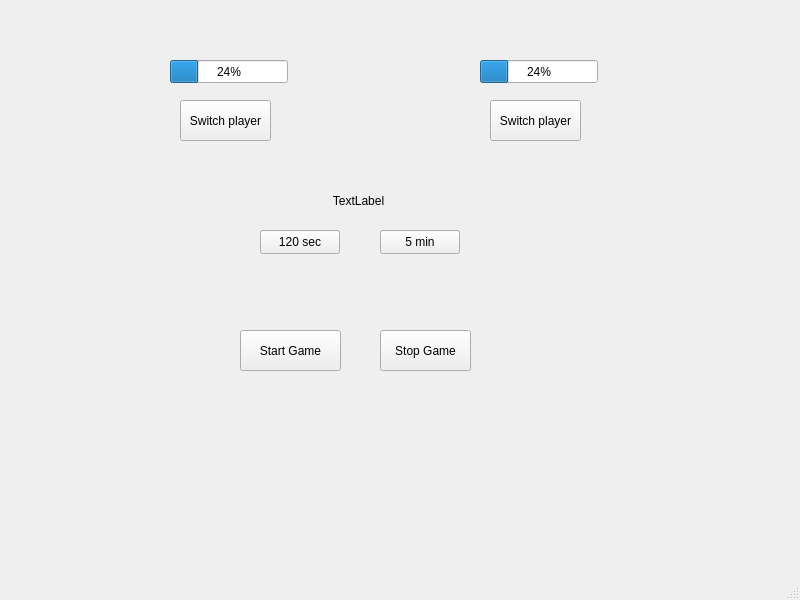
<?xml version="1.0" encoding="UTF-8"?>
<ui version="4.0">
 <class>MainWindow</class>
 <widget class="QMainWindow" name="MainWindow">
  <property name="geometry">
   <rect>
    <x>0</x>
    <y>0</y>
    <width>800</width>
    <height>600</height>
   </rect>
  </property>
  <property name="windowTitle">
   <string>MainWindow</string>
  </property>
  <widget class="QWidget" name="centralwidget">
   <widget class="QProgressBar" name="P1Progress">
    <property name="geometry">
     <rect>
      <x>170</x>
      <y>60</y>
      <width>118</width>
      <height>23</height>
     </rect>
    </property>
    <property name="value">
     <number>24</number>
    </property>
   </widget>
   <widget class="QProgressBar" name="P2Progress">
    <property name="geometry">
     <rect>
      <x>480</x>
      <y>60</y>
      <width>118</width>
      <height>23</height>
     </rect>
    </property>
    <property name="value">
     <number>24</number>
    </property>
   </widget>
   <widget class="QPushButton" name="switchToPlayer2">
    <property name="geometry">
     <rect>
      <x>180</x>
      <y>100</y>
      <width>91</width>
      <height>41</height>
     </rect>
    </property>
    <property name="text">
     <string>Switch player</string>
    </property>
   </widget>
   <widget class="QPushButton" name="switchToPlayer1">
    <property name="geometry">
     <rect>
      <x>490</x>
      <y>100</y>
      <width>91</width>
      <height>41</height>
     </rect>
    </property>
    <property name="text">
     <string>Switch player</string>
    </property>
   </widget>
   <widget class="QPushButton" name="gameTimeShort">
    <property name="geometry">
     <rect>
      <x>260</x>
      <y>230</y>
      <width>80</width>
      <height>24</height>
     </rect>
    </property>
    <property name="text">
     <string>120 sec</string>
    </property>
   </widget>
   <widget class="QPushButton" name="gameTimeLong">
    <property name="geometry">
     <rect>
      <x>380</x>
      <y>230</y>
      <width>80</width>
      <height>24</height>
     </rect>
    </property>
    <property name="text">
     <string>5 min</string>
    </property>
   </widget>
   <widget class="QPushButton" name="startGame">
    <property name="geometry">
     <rect>
      <x>240</x>
      <y>330</y>
      <width>101</width>
      <height>41</height>
     </rect>
    </property>
    <property name="text">
     <string>Start Game</string>
    </property>
   </widget>
   <widget class="QPushButton" name="stopGame">
    <property name="geometry">
     <rect>
      <x>380</x>
      <y>330</y>
      <width>91</width>
      <height>41</height>
     </rect>
    </property>
    <property name="text">
     <string>Stop Game</string>
    </property>
   </widget>
   <widget class="QLabel" name="gameProgress">
    <property name="geometry">
     <rect>
      <x>168</x>
      <y>180</y>
      <width>381</width>
      <height>41</height>
     </rect>
    </property>
    <property name="text">
     <string>TextLabel</string>
    </property>
    <property name="alignment">
     <set>Qt::AlignCenter</set>
    </property>
   </widget>
  </widget>
  <widget class="QMenuBar" name="menubar">
   <property name="geometry">
    <rect>
     <x>0</x>
     <y>0</y>
     <width>800</width>
     <height>21</height>
    </rect>
   </property>
  </widget>
  <widget class="QStatusBar" name="statusbar"/>
 </widget>
 <resources/>
 <connections/>
</ui>
